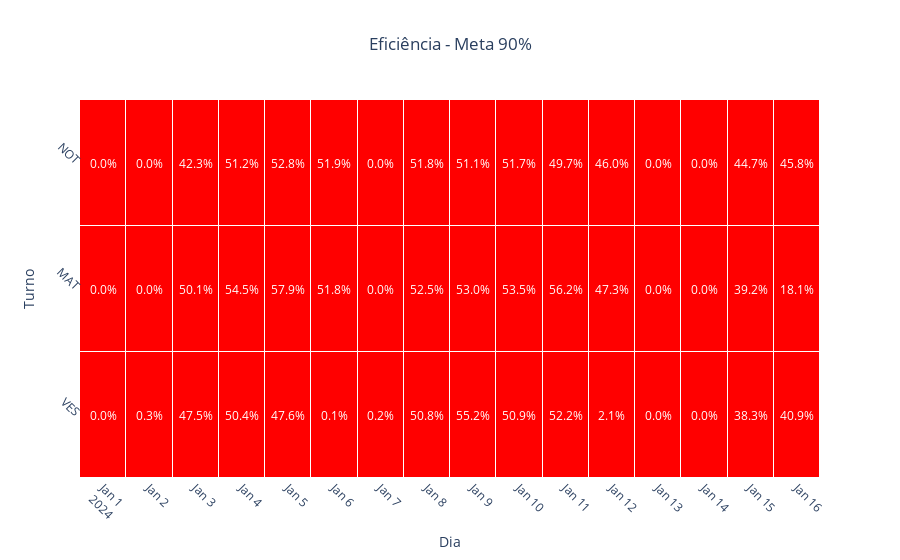

Here is the notebook cell this chart was saved with:
### Code cell
graph_heatmap_eff(df_eff, 90)
test(df_eff, 90)

### Figure 1 — Plotly figure (JSON) as saved in the notebook; plotly's stock layout.template omitted (floating-point values rounded to 4 significant figures)
{"data": [{"colorscale": [[0, "red"], [0.9, "red"], [0.9, "green"], [1, "green"]], "hoverongaps": false, "hovertemplate": "Turno: %{y}<br>Dia: %{x}<br>Valor: %{z:.1%}", "showscale": false, "type": "heatmap", "x": ["2024-01-01", "2024-01-02", "2024-01-03", "2024-01-04", "2024-01-05", "2024-01-06", "2024-01-07", "2024-01-08", "2024-01-09", "2024-01-10", "2024-01-11", "2024-01-12", "2024-01-13", "2024-01-14", "2024-01-15", "2024-01-16"], "xgap": 1, "y": ["VES", "MAT", "NOT"], "ygap": 1, "z": [[0, 0.002906, 0.4754, 0.504, 0.4763, 0.0008564, 0.001657, 0.5083, 0.5524, 0.5087, 0.5216, 0.02051, 0, 0.0001123, 0.3834, 0.4087], [0, 0, 0.5012, 0.545, 0.5787, 0.5184, 0, 0.5247, 0.5297, 0.535, 0.5616, 0.4732, 0, 0, 0.3924, 0.1809], [0, 0, 0.4231, 0.5122, 0.5285, 0.5188, 0, 0.5184, 0.5113, 0.5173, 0.4972, 0.4601, 0, 0, 0.4473, 0.458]], "zmax": 1, "zmin": 0}], "layout": {"annotations": [{"font": {"color": "white", "size": 12}, "showarrow": false, "text": "0.0%", "x": "2024-01-01", "y": "VES"}, {"font": {"color": "white", "size": 12}, "showarrow": false, "text": "0.3%", "x": "2024-01-02", "y": "VES"}, {"font": {"color": "white", "size": 12}, "showarrow": false, "text": "47.5%", "x": "2024-01-03", "y": "VES"}, {"font": {"color": "white", "size": 12}, "showarrow": false, "text": "50.4%", "x": "2024-01-04", "y": "VES"}, {"font": {"color": "white", "size": 12}, "showarrow": false, "text": "47.6%", "x": "2024-01-05", "y": "VES"}, {"font": {"color": "white", "size": 12}, "showarrow": false, "text": "0.1%", "x": "2024-01-06", "y": "VES"}, {"font": {"color": "white", "size": 12}, "showarrow": false, "text": "0.2%", "x": "2024-01-07", "y": "VES"}, {"font": {"color": "white", "size": 12}, "showarrow": false, "text": "50.8%", "x": "2024-01-08", "y": "VES"}, {"font": {"color": "white", "size": 12}, "showarrow": false, "text": "55.2%", "x": "2024-01-09", "y": "VES"}, {"font": {"color": "white", "size": 12}, "showarrow": false, "text": "50.9%", "x": "2024-01-10", "y": "VES"}, {"font": {"color": "white", "size": 12}, "showarrow": false, "text": "52.2%", "x": "2024-01-11", "y": "VES"}, {"font": {"color": "white", "size": 12}, "showarrow": false, "text": "2.1%", "x": "2024-01-12", "y": "VES"}, {"font": {"color": "white", "size": 12}, "showarrow": false, "text": "0.0%", "x": "2024-01-13", "y": "VES"}, {"font": {"color": "white", "size": 12}, "showarrow": false, "text": "0.0%", "x": "2024-01-14", "y": "VES"}, {"font": {"color": "white", "size": 12}, "showarrow": false, "text": "38.3%", "x": "2024-01-15", "y": "VES"}, {"font": {"color": "white", "size": 12}, "showarrow": false, "text": "40.9%", "x": "2024-01-16", "y": "VES"}, {"font": {"color": "white", "size": 12}, "showarrow": false, "text": "0.0%", "x": "2024-01-01", "y": "MAT"}, {"font": {"color": "white", "size": 12}, "showarrow": false, "text": "0.0%", "x": "2024-01-02", "y": "MAT"}, {"font": {"color": "white", "size": 12}, "showarrow": false, "text": "50.1%", "x": "2024-01-03", "y": "MAT"}, {"font": {"color": "white", "size": 12}, "showarrow": false, "text": "54.5%", "x": "2024-01-04", "y": "MAT"}, {"font": {"color": "white", "size": 12}, "showarrow": false, "text": "57.9%", "x": "2024-01-05", "y": "MAT"}, {"font": {"color": "white", "size": 12}, "showarrow": false, "text": "51.8%", "x": "2024-01-06", "y": "MAT"}, {"font": {"color": "white", "size": 12}, "showarrow": false, "text": "0.0%", "x": "2024-01-07", "y": "MAT"}, {"font": {"color": "white", "size": 12}, "showarrow": false, "text": "52.5%", "x": "2024-01-08", "y": "MAT"}, {"font": {"color": "white", "size": 12}, "showarrow": false, "text": "53.0%", "x": "2024-01-09", "y": "MAT"}, {"font": {"color": "white", "size": 12}, "showarrow": false, "text": "53.5%", "x": "2024-01-10", "y": "MAT"}, {"font": {"color": "white", "size": 12}, "showarrow": false, "text": "56.2%", "x": "2024-01-11", "y": "MAT"}, {"font": {"color": "white", "size": 12}, "showarrow": false, "text": "47.3%", "x": "2024-01-12", "y": "MAT"}, {"font": {"color": "white", "size": 12}, "showarrow": false, "text": "0.0%", "x": "2024-01-13", "y": "MAT"}, {"font": {"color": "white", "size": 12}, "showarrow": false, "text": "0.0%", "x": "2024-01-14", "y": "MAT"}, {"font": {"color": "white", "size": 12}, "showarrow": false, "text": "39.2%", "x": "2024-01-15", "y": "MAT"}, {"font": {"color": "white", "size": 12}, "showarrow": false, "text": "18.1%", "x": "2024-01-16", "y": "MAT"}, {"font": {"color": "white", "size": 12}, "showarrow": false, "text": "0.0%", "x": "2024-01-01", "y": "NOT"}, {"font": {"color": "white", "size": 12}, "showarrow": false, "text": "0.0%", "x": "2024-01-02", "y": "NOT"}, {"font": {"color": "white", "size": 12}, "showarrow": false, "text": "42.3%", "x": "2024-01-03", "y": "NOT"}, {"font": {"color": "white", "size": 12}, "showarrow": false, "text": "51.2%", "x": "2024-01-04", "y": "NOT"}, {"font": {"color": "white", "size": 12}, "showarrow": false, "text": "52.8%", "x": "2024-01-05", "y": "NOT"}, {"font": {"color": "white", "size": 12}, "showarrow": false, "text": "51.9%", "x": "2024-01-06", "y": "NOT"}, {"font": {"color": "white", "size": 12}, "showarrow": false, "text": "0.0%", "x": "2024-01-07", "y": "NOT"}, {"font": {"color": "white", "size": 12}, "showarrow": false, "text": "51.8%", "x": "2024-01-08", "y": "NOT"}, {"font": {"color": "white", "size": 12}, "showarrow": false, "text": "51.1%", "x": "2024-01-09", "y": "NOT"}, {"font": {"color": "white", "size": 12}, "showarrow": false, "text": "51.7%", "x": "2024-01-10", "y": "NOT"}, {"font": {"color": "white", "size": 12}, "showarrow": false, "text": "49.7%", "x": "2024-01-11", "y": "NOT"}, {"font": {"color": "white", "size": 12}, "showarrow": false, "text": "46.0%", "x": "2024-01-12", "y": "NOT"}, {"font": {"color": "white", "size": 12}, "showarrow": false, "text": "0.0%", "x": "2024-01-13", "y": "NOT"}, {"font": {"color": "white", "size": 12}, "showarrow": false, "text": "0.0%", "x": "2024-01-14", "y": "NOT"}, {"font": {"color": "white", "size": 12}, "showarrow": false, "text": "44.7%", "x": "2024-01-15", "y": "NOT"}, {"font": {"color": "white", "size": 12}, "showarrow": false, "text": "45.8%", "x": "2024-01-16", "y": "NOT"}], "plot_bgcolor": "white", "title": {"text": "Eficiência - Meta 90%", "x": 0.5}, "xaxis": {"nticks": 31, "tickangle": 45, "tickmode": "linear", "ticktext": ["2024-01-01", "2024-01-02", "2024-01-03", "2024-01-04", "2024-01-05", "2024-01-06", "2024-01-07", "2024-01-08", "2024-01-09", "2024-01-10", "2024-01-11", "2024-01-12", "2024-01-13", "2024-01-14", "2024-01-15", "2024-01-16"], "tickvals": [1, 2, 3, 4, 5, 6, 7, 8, 9, 10, 11, 12, 13, 14, 15, 16], "title": {"text": "Dia"}}, "yaxis": {"tickangle": 45, "title": {"text": "Turno"}}}}
